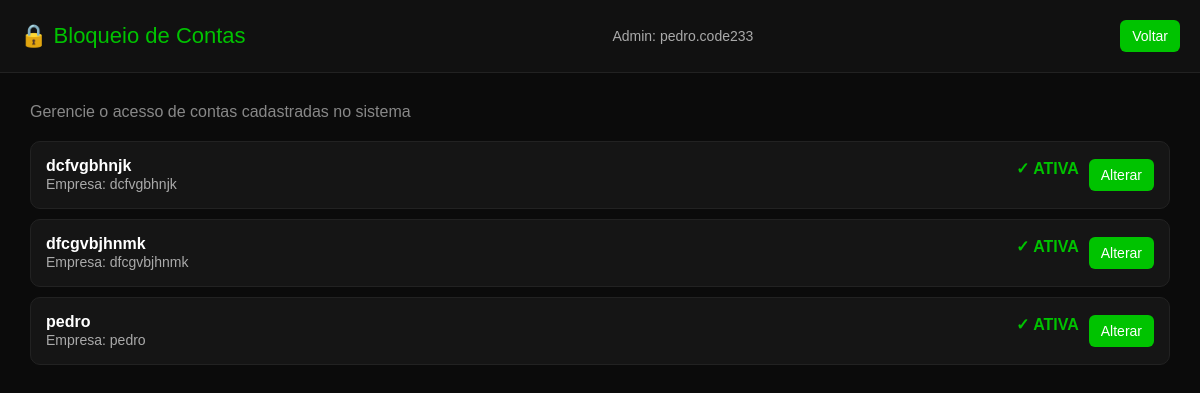
/contas/ (signed in), run on an earlier commit of the app's database.
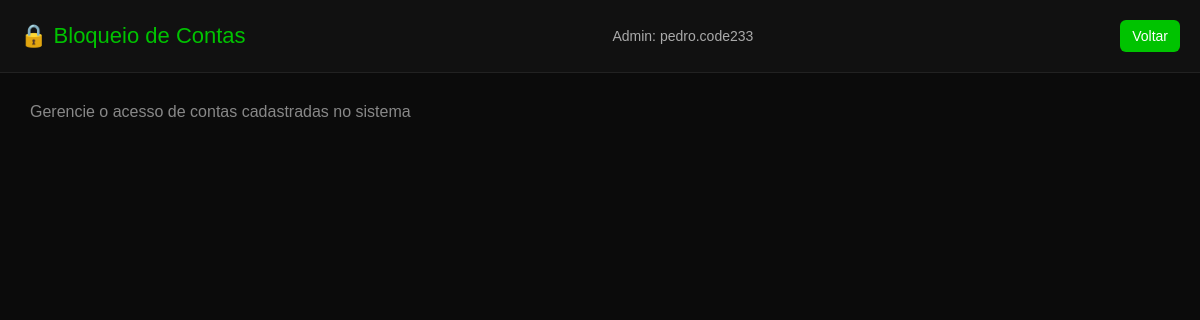
And on a later commit of the database.
### home/models.py (models this page shows, shortened)
class Membership(models.Model):
    user = models.ForeignKey(User, on_delete=models.CASCADE)
    company = models.ForeignKey(Company, on_delete=models.CASCADE)
    is_admin = models.BooleanField(default=False)
    is_active = models.BooleanField(default=True)  # <- isso aqui
    expires_at = models.DateTimeField(null=True, blank=True)
    class Meta:
        unique_together = ('user', 'company')

class Company(models.Model):
    name = models.CharField(max_length=100)
    description = models.TextField(blank=True, null=True)
    contato = models.CharField(max_length=200, blank=True, null=True)
    active = models.BooleanField(default=True)
    paid = models.BooleanField(default=False)

### home/views.py (the view)
# urls.py: path('contas/', lista_contas, name='lista_contas'),
@login_required
def lista_contas(request):
    contas = Membership.objects.all()
    return render(request, "core/lista_contas.html", {"contas": contas})

### home/templates/core/lista_contas.html (shortened to what this page needs)
{% load static %}
<!DOCTYPE html>
<html lang="pt-br">
<head>
</head>
<body>
<div class="header">
    <div class="title">🔒 Bloqueio de Contas</div>
    <div class="info">
        Admin: {{ user.username }}
    </div>
    <a href="{% url 'controle' %}">
        <button class="btn">Voltar</button>
    </a>
</div>
<div class="container">
    <div class="top-bar">
        Gerencie o acesso de contas cadastradas no sistema
    </div>
    {% for conta in contas %}
        <div class="card">
            <div class="card-info">
                <strong>{{ conta.user.username }}</strong><br>
                <span class="info">Empresa: {{ conta.company.name }}</span>
            </div>
            <div class="card-actions">
                {% if conta.is_active %}
                    <span class="status-ativa">✓ ATIVA</span>
                {% else %}
                    <span class="status-bloqueada">✗ BLOQUEADA</span>
                {% endif %}
                {% if not conta.user.is_superuser %}
                    <a href="{% url 'toggle_conta' conta.id %}" class="btn">Alterar</a>
                {% else %}
                    <span class="info" style="padding: 8px 12px;">Superuser</span>
                {% endif %}
            </div>
        </div>
    {% endfor %}
</div>
</body>
</html>

### home/templates/core/lista_contas.html (style rules this page uses)
body { margin: 0; font-family: Arial, sans-serif; background: #0b0b0b; color: white; }
.header { padding: 20px; background: #111; border-bottom: 1px solid #222; display: flex; justify-content: space-between; align-items: center; }
.title { font-size: 22px; color: rgb(0, 195, 0); }
.container { padding: 30px; }
.btn { background: rgb(0, 195, 0); color: white; padding: 8px 12px; border-radius: 6px; text-decoration: none; font-size: 14px; border: none; cursor: pointer; }
.info { font-size: 14px; color: #aaa; }
.top-bar { margin-bottom: 20px; color: #888; }

What changed in the data, as far as the page shows it:
removed Membership: user.username "dcfvgbhnjk", company.name "dcfvgbhnjk", is_active "✓ ATIVA", shows "Alterar"
removed Membership: user.username "dfcgvbjhnmk", company.name "dfcgvbjhnmk", is_active "✓ ATIVA", shows "Alterar"
removed Membership: user.username "pedro", company.name "pedro", is_active "✓ ATIVA", shows "Alterar"
